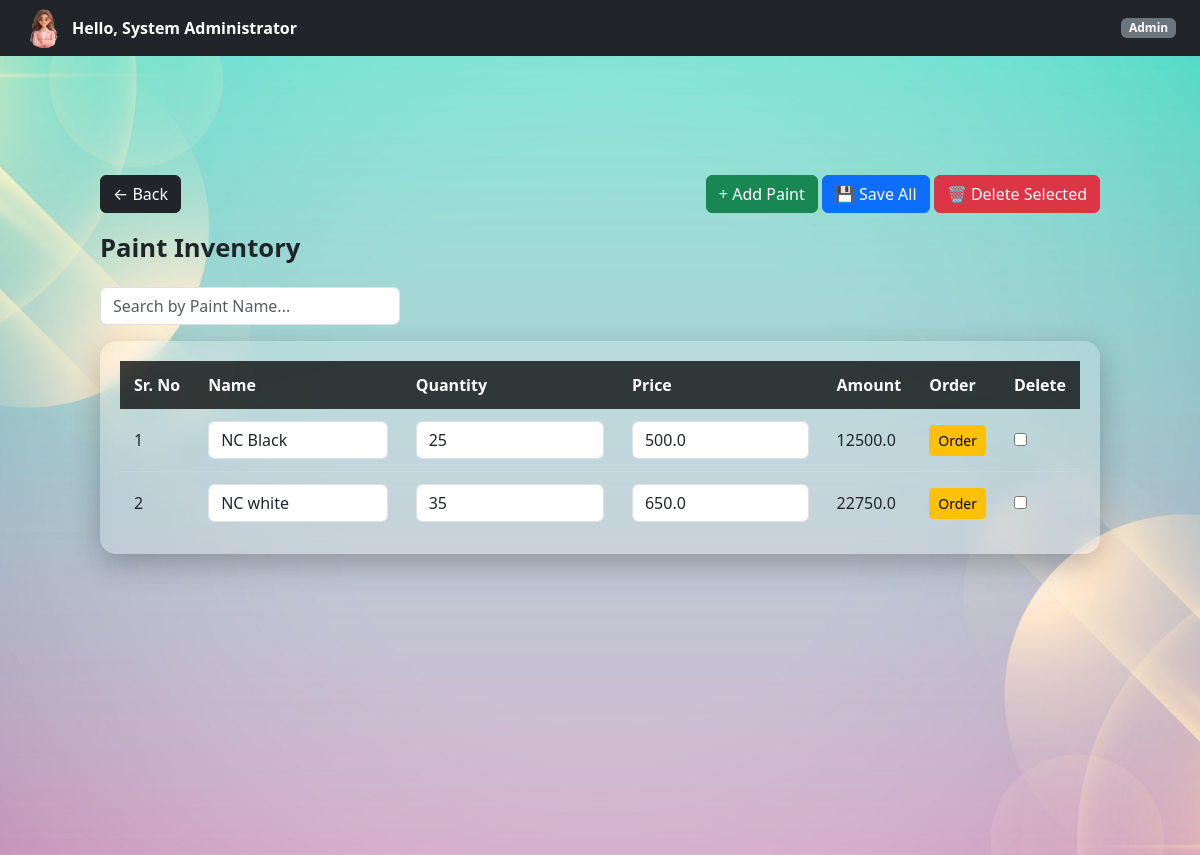
Before: /admin/paints (signed in) with the older database file.
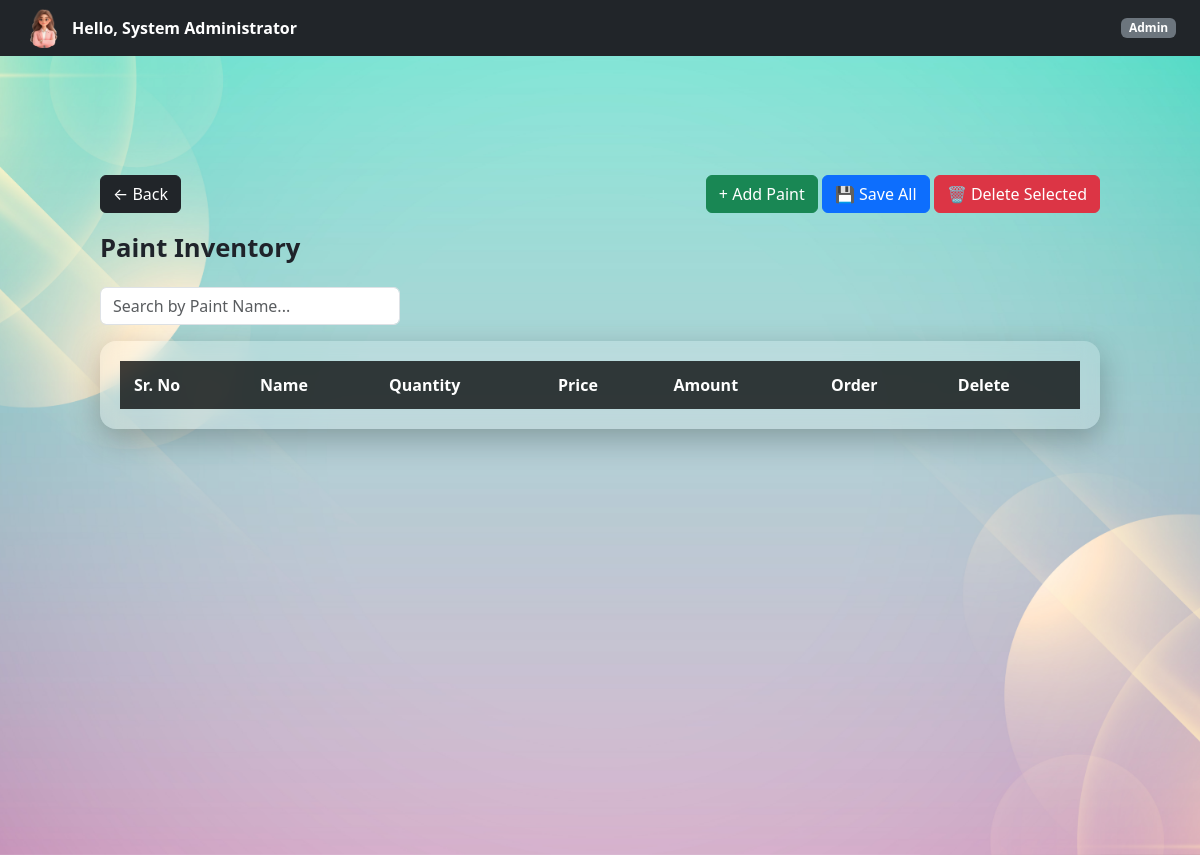
After: the same page with the newer database file.
### controller/models.py (models this page shows)
class Paint(db.Model):
    id = db.Column(db.Integer, primary_key=True)
    name = db.Column(db.String(100))
    quantity = db.Column(db.Integer)
    price = db.Column(db.Float)

### controller/admin.py (the view)
@admin_bp.route("/paints")
@login_required
@role_required("Admin")
def view_paints():
    paints = Paint.query.all()   # if model exists
    return render_template("admin/paint.html", paints=paints)

### templates/admin/paint.html (shortened to what this page needs)
{% extends "base.html" %}
{% block page_class %}company-dashboard-bg{% endblock %}
{% block free_content %}
{% include "partials/navbar.html" %}
<div class="dashboard-container">
    <div class="d-flex justify-content-between align-items-center mb-3">
        <a href="{{ url_for('admin.dashboard') }}" class="btn btn-dark">
            ← Back
        </a>
        <div>
            <button class="btn btn-success"
                onclick="addPaintRow()">
                + Add Paint
            </button>
            <button form="paintForm" class="btn btn-primary">
                💾 Save All
            </button>
            <button type="button" class="btn btn-danger"
                onclick="deleteSelectedPaints()">
                🗑 Delete Selected
            </button>
        </div>
    </div>
    <div class="page-title">Paint Inventory</div>
    <input
        type="text"
        id="searchInput"
        placeholder="Search by Paint Name..."
        class="form-control mb-3"
        style="max-width: 300px;"
    >
    <form id="paintForm" method="POST" action="{{ url_for('admin.bulk_update_paints') }}">
        <div class="glass-table">
            <table>
                <thead>
                    <tr>
                        <th>Sr. No</th>
                        <th>Name</th>
                        <th>Quantity</th>
                        <th>Price</th>
                        <th>Amount</th>
                        <th>Order</th>
                        <th>Delete</th>
                    </tr>
                </thead>
                <tbody id="paintTableBody">
                    {% for paint in paints %}
                    <tr>
                        <td class="sr-no">{{ loop.index }}</td>
                        <td>
                            <input name="name[]" value="{{ paint.name }}" class="form-control">
                        </td>
                        <td>
                            <input name="quantity[]" type="number" value="{{ paint.quantity }}" class="form-control qty">
                        </td>
                        <td>
                            <input name="price[]" type="number" step="0.01" value="{{ paint.price }}" class="form-control price">
                        </td>
                        <td class="amount">
                            {{ paint.quantity * paint.price }}
                        </td>
                        <td>
                            <button
                                type="button"
                                class="btn btn-warning btn-sm"
                                onclick="orderPaint('{{ paint.id }}', '{{ paint.name }}', '{{ paint.price }}')">
                                Order
                            </button>
                        </td>
                        <td>
                            <input type="checkbox" name="selected_ids[]" value="${paint.id}">
                        </td>
                    </tr>
                    {% endfor %}
                </tbody>
            </table>
        </div>
    </form>
</div>
{% endblock %}

### templates/base.html (shortened to what this page needs)
<!DOCTYPE html>
<html lang="en">
<head>
    <link rel="stylesheet" href="{{ url_for('static', filename='styles/bootstrap/css/bootstrap.min.css') }}">
    <link rel="stylesheet" href="{{ url_for('static', filename='styles/main.css') }}">
</head>
<body>
<div class="page-wrapper {% block page_class %}{% endblock %}">
    {% block free_content %}{% endblock %}
</div>
</body>
</html>

### templates/partials/navbar.html (shortened to what this page needs)
<nav class="navbar navbar-dark bg-dark fixed-top px-4 d-flex justify-content-between">
    <a
        class="d-flex align-items-center text-white text-decoration-none"
        data-bs-toggle="offcanvas"
        href="#profileSidebar"
        role="button"
    >
        <img
            src="{{ url_for('static', filename='scripts/images/profile.png') }}"
            width="40"
            height="40"
            class="rounded-circle me-2"
        >
        <strong>Hello, {{ session.get("user_name") }}</strong>
    </a>
    <span class="badge bg-secondary">
        {% if "Admin" in session.get("roles", []) %}
            Admin
        {% else %}
            Employee
        {% endif %}
    </span>
</nav>

### static/styles/main.css (style rules this page uses)
html, body { height: 100%; margin: 0; }
.page-wrapper { min-height: 100vh; width: 100%; display: flex; align-items: flex-start; justify-content: center; }
.company-dashboard-bg { background: url("../scripts/images/company1.jpg") no-repeat center center/cover; }
.dashboard-container { width: 100%; padding: 90px 40px 40px; }
.page-wrapper { padding: 30px 60px; }
.page-title { font-size: 1.6rem; font-weight: 600; color: #1f232a; margin-bottom: 20px; }
.glass-table { background: rgba(255, 255, 255, 0.18); backdrop-filter: blur(10px); -webkit-backdrop-filter: blur(10px); border-radius: 16px; padding: 20px; box-shadow: 0 10px 30px rgba(0, 0, 0, 0.25); width: 100%; overflow-x: auto; }
.glass-table table { width: 100%; border-collapse: collapse; }
.glass-table thead { background: rgba(0, 0, 0, 0.75); color: #ffffff; }
.glass-table th, .glass-table td { padding: 12px 14px; text-align: left; white-space: nowrap; }
body { padding-top: 55px; }

Changed rows visible on the page:
removed Paint: name "NC Black", quantity "25", price "500.0", paint.quantity*paint.price "12500.0"
removed Paint: name "NC white", quantity "35", price "650.0", paint.quantity*paint.price "22750.0"
